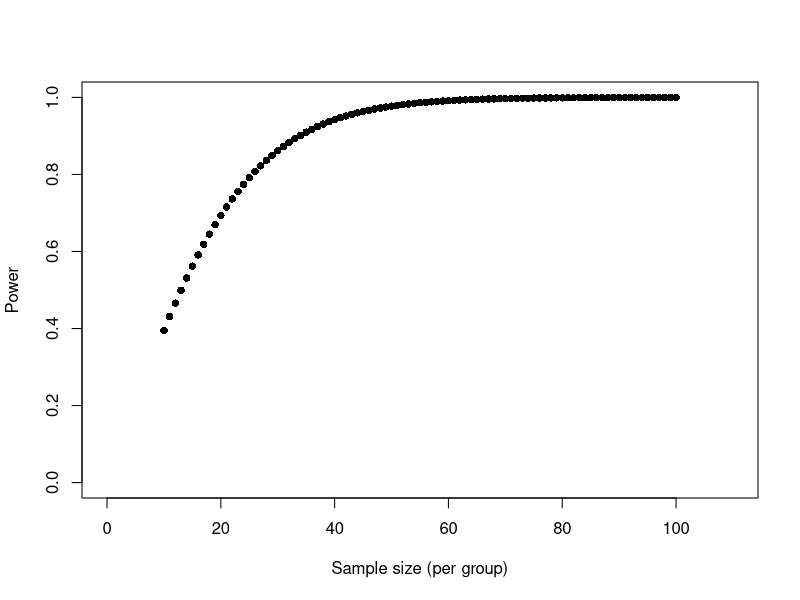

Source code (R):
#########################
## Module 3: Exercises ##
#########################

###
## Solutions to in-class problems only

## Problem 1

## Given
d <- 0.8

## Define power as a function of sample size
getPower <- function(x) {
    return( pwr::pwr.t.test(n=x, d=d, sig.level=0.05, type="two.sample", alternative="two.sided")[["power"]] )
}

## Plot results over range of sample sizes
plot(x=10:100, y=getPower(10:100), pch=16, col="black",
     xlim=c(0,110), ylim=c(0,1),
     xlab="Sample size (per group)", ylab="Power")

## Problem 2

## We set the seed so we can replicate the randomization list
set.seed(123)

## Step 1: We write a function that returns a permuted block based on the design we ask for
##         (We can re-use the function in Problem 3 below.)

getBlock <- function(nT, B) {
    lbl.lst <- toupper(letters[1:nT])
    r <- as.integer(B/nT)
    if (r < 1 | r*nT != B) stop("Block size and number of treatments do not concord.")
    return( sample(rep(lbl.lst, r), size=B, replace=FALSE) )
}

## Step 2: We write a function that returns a random block size from a list of choices provided

getRandSize <- function(sizes) {
    return( sample(sizes, size=1, replace=FALSE) )
}

## Finally, we put it together and replicate as needed to generate a long enough randomization list
N <- 10 ## Pick number of replications as needed

final_list <- c(unlist(replicate(N, getBlock(nT=2, B=getRandSize(sizes=c(2,4,6))))))
table(final_list) ## Check balance

final_list <- c(unlist(replicate(N, getBlock(nT=3, B=getRandSize(sizes=c(3,6,9))))))
table(final_list) ## Check balance


## Problem 3

## We create the randomization list for females
N_females <- 6
final_list_females <- c(unlist(replicate(N_females, getBlock(nT=2, B=4))))

## We create the randomization list for males (suppose we expect fewer males in study)
N_males <- 4
final_list_males <- c(unlist(replicate(N_males, getBlock(nT=2, B=4))))

## Check balance
table(final_list_females)
table(final_list_males)
